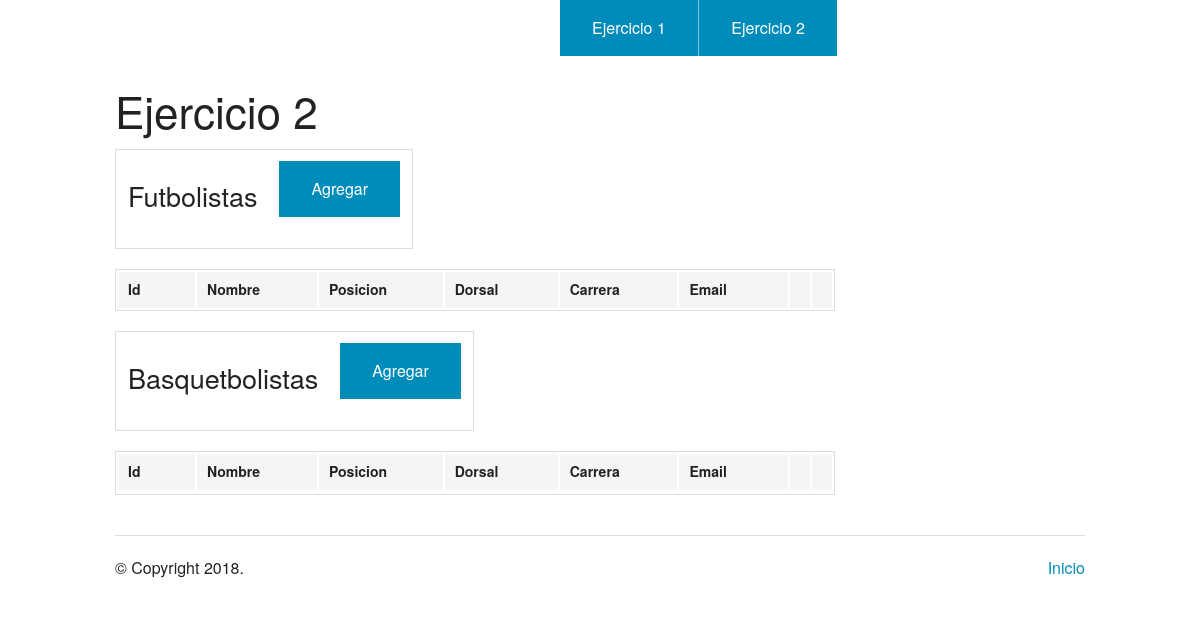
Page /ejercicio2.php on the earlier database version.
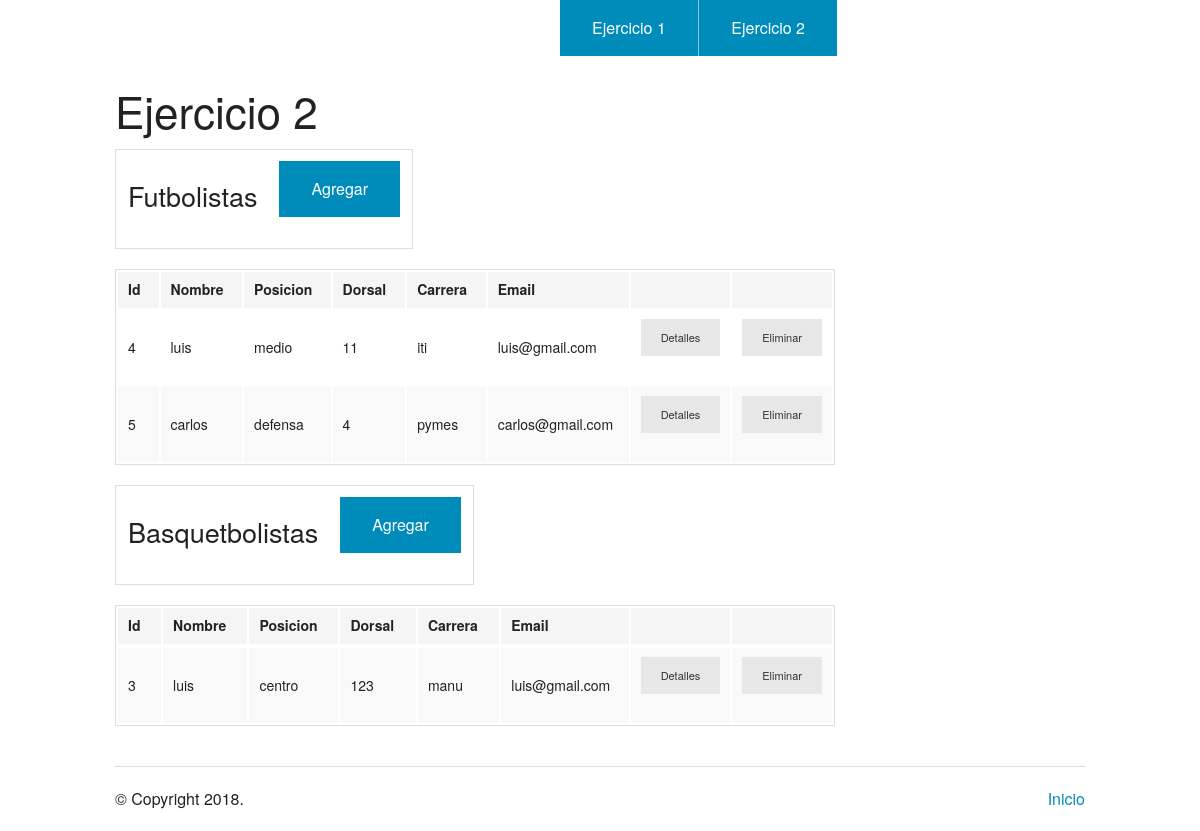
Same page on the later database version.
### tables this page shows
CREATE TABLE `futbolistas` (
  `id` int(11) NOT NULL,
  `nombre` varchar(30) NOT NULL,
  `posicion` varchar(30) NOT NULL,
  `dorsal` int(3) NOT NULL,
  `carrera` varchar(30) NOT NULL,
  `email` varchar(30) NOT NULL
);

CREATE TABLE `basquetbolistas` (
  `id` int(11) NOT NULL,
  `nombre` varchar(30) NOT NULL,
  `posicion` varchar(30) NOT NULL,
  `dorsal` int(3) NOT NULL,
  `carrera` varchar(30) NOT NULL,
  `email` varchar(30) NOT NULL
);

### gestion.php (called while the page is built, shortened)
<?php
	$conexion = BDConnection('practica6_2');
	function getJugadores($tabla_jugadores){
		global $conexion;
		$jugadores = $conexion->prepare('SELECT * from '.$tabla_jugadores);
		$jugadores->execute();
		return $jugadores;
	}
 ?>

### ejercicio2.php (the view, shortened to what this page needs)
<?php
	include_once('gestion.php');
  $futbol = getJugadores('futbolistas');
  $basquet = getJugadores('basquetbolistas');
?>
<!doctype html>
<html class="no-js" lang="en">
  <head>
    <link rel="stylesheet" href="./css/foundation.css" />
  </head>
  <body>
	<?php require_once('header.php'); ?>
    <div class="row">
      <div class="large-9 columns">
      	<h1>Ejercicio 2</h1>
        <div class="section-container tabs" data-section>
          <section class="section">
            <table>
              <tr>
                <th><h3>Futbolistas</h3></th>
                <th><a href="add_fut.php" class="button">Agregar</a></th>
              </tr>
            </table>
            <div class="content" data-slug="panel1">
              <table>
                <thead>
  		            <tr>
  		              <th width="200">Id</th>
  		              <th width="250">Nombre</th>
  		              <th width="250">Posicion</th>
                    <th width="250">Dorsal</th>
  		              <th width="250">Carrera</th>
  		              <th width="250">Email</th>
                    <th></th>
                    <th></th>
  		            </tr>
                </thead>
                <tbody>
              		<?php
                  while ($fut = $futbol->fetch(PDO::FETCH_ASSOC)) {
                    echo '<tr><td>'.$fut['id'].'</td>';
                    echo '<td>'.$fut['nombre'].'</td>';
                    echo '<td>'.$fut['posicion'].'</td>';
                    echo '<td>'.$fut['dorsal'].'</td>';
                    echo '<td>'.$fut['carrera'].'</td>';
                    echo '<td>'.$fut['email'].'</td>';
                    echo '<td><a href = "./detalles_fut.php?id='.$fut['id'].'" class="button tiny secondary"> Detalles </a></td>';
                    echo '<td><a href = "./delete_fut.php?id='.$fut['id'].'" class="button tiny secondary"> Eliminar </a></td></tr>';
                  }?>
                </tbody>
              </table>
            </div>
          </section>
          <section class="section">
            <table>
              <tr>
                <th><h3>Basquetbolistas</h3></th>
                <th><a href="add_basquet.php" class="button">Agregar</a></th>
              </tr>
            </table>
            <div class="content" data-slug="panel1">
              <table>
                <thead>
                  <tr>
                    <th width="200">Id</th>
                    <th width="250">Nombre</th>
                    <th width="250">Posicion</th>
                    <th width="250">Dorsal</th>
                    <th width="250">Carrera</th>
                    <th width="250">Email</th>
                    <th></th>
                    <th></th>
                  </tr>
                </thead>
                <tbody>
                  <tr>
                    <?php
                    while ($bas = $basquet->fetch(PDO::FETCH_ASSOC)) {
                      echo '<tr><td>'.$bas['id'].'</td>';
                      echo '<td>'.$bas['nombre'].'</td>';
                      echo '<td>'.$bas['posicion'].'</td>';
                      echo '<td>'.$bas['dorsal'].'</td>';
                      echo '<td>'.$bas['carrera'].'</td>';
                      echo '<td>'.$bas['email'].'</td>';
                      echo '<td><a href = "./detalles_basquet.php?id='.$bas['id'].'" class="button tiny secondary"> Detalles </a></td>';
                      echo '<td><a href = "./delete_basquet.php?id='.$bas['id'].'" class="button tiny secondary"> Eliminar </a></td></tr>';
                    }?>
                  </tr>
                </tbody>
              </table>
            </div>
          </section>
        </div>
      </div>
    </div>
    <?php require_once('footer.php'); ?>

### header.php (shortened to what this page needs)
<!doctype html>
<html class="no-js" lang="en">
  <head>
    <link rel="stylesheet" href="./css/foundation.css" />
  </head>
  <body>
<div class="row">
      <div class="large-9 columns">
        <ul class="right button-group">
          <li><a href="./index.php" class="button">Ejercicio 1</a></li>
          <li><a href="./ejercicio2.php" class="button">Ejercicio 2</a></li>
        </ul>
      </div>
    </div>

### footer.php (shortened to what this page needs)
<footer class="row">
      <div class="large-12 columns">
        <hr/>
        <div class="row">
          <div class="large-6 columns">
            <p>&copy; Copyright <?php echo date('Y'); ?>.</p>
          </div>
          <div class="large-6 columns">
            <ul class="inline-list right">
              <li><a href="./index.php">Inicio</a></li>
            </ul>
          </div>
        </div>
      </div>
    </footer>
  </body>
</html>

Differences in the rows shown:
added futbolistas: id "4", nombre "luis", posicion "medio", dorsal "11", carrera "iti", email "luis@gmail.com"
added futbolistas: id "5", nombre "carlos", posicion "defensa", dorsal "4", carrera "pymes", email "carlos@gmail.com"
added basquetbolistas: id "3", nombre "luis", posicion "centro", dorsal "123", carrera "manu", email "luis@gmail.com"
